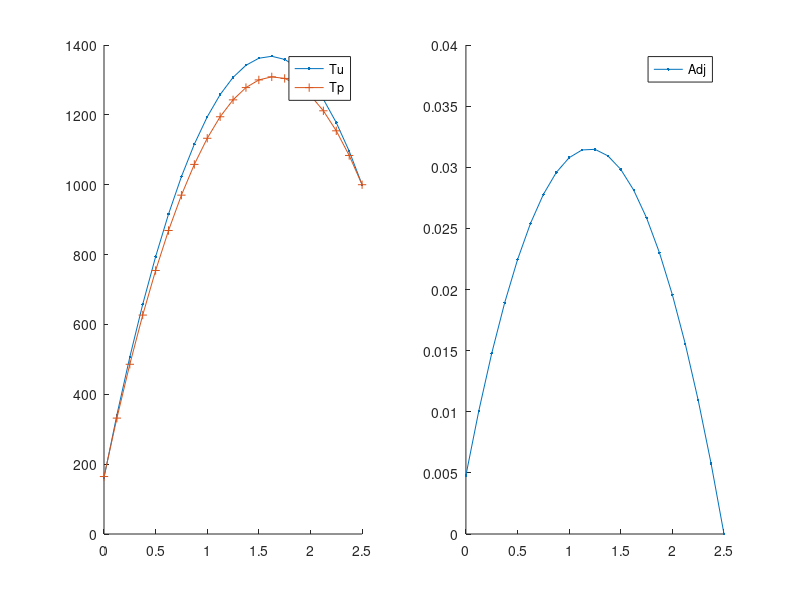

MATLAB code for this plot:
function hc_ss_x_CG
% Solves the heat conduction equation in 1-D x-geometry using CFEM
% without T gap.
% An arbitrary number of material zones can be used but the analytical
% solution assumes 3 zones are used. The conductivities and the volumetric
% sources can be spatially dependent.

% clear the console screen
clc; close all;
 
% load the data and numerical parameters
pert_k    = 1e-1 *1;
pert_s    = 1e-1 *0;
pert_bc_L = 1e-1 *0;
pert_bc_R = 1e-1 *0;
[dat,npar] = load_simulation_data(pert_k,pert_s,pert_bc_L,pert_bc_R);


% assemble the matrix and the rhs
npar.adjoint=false;
npar.pert_status = 'unperturbed';
[Au,qu,Tdiru,AN]=assemble_system(npar,dat);
% solve forward system
Tu=Au\qu;

% assemble the matrix and the rhs
npar.adjoint=true;
npar.pert_status = 'unperturbed';
[Aa,r,r_functional_u,~]=assemble_system(npar,dat);
% solve forward system
phi=Aa\r;

% calculation of the QoI using inner products
J_for_unpert = Tu'*r   + dot(r_functional_u,Tdiru);
J_adj_unpert = phi'*qu + dot(r_functional_u,Tdiru);

% calculation of the QoI using definition and numerical quadrature
npar.adjoint=false;
[J_num_for_unpert,vol_integral_Tr] = qoi_num_eval(Tu,npar,dat,AN);
% [J_num_for_pert,~]   = qoi_num_eval(Tp,npar,dat);
npar.adjoint=true;
npar.use_matrix_terms=false;
[J_num_adj_unpert,vol_integral_Phiq] = qoi_num_eval(phi,npar,dat,AN);
J_num_adj_unpert = J_num_adj_unpert + (npar.porder==1)*dot(r_functional_u,Tdiru);
npar.use_matrix_terms=true;
[J_num_adj_unpert_AN,~] = qoi_num_eval(phi,npar,dat,AN);
J_num_adj_unpert_AN = J_num_adj_unpert_AN + dot(r_functional_u,Tdiru);
% trapezoidal rule
dx=diff(npar.xf);
JJJJUUUU  = dot( (Tu(1:end-1)+Tu(2:end))/2   , dx )/sum(dx);
JJJJaUUUU = dot( (phi(1:end-1)+phi(2:end))/2 , dx )*10000;

fprintf('QoI unperturbed: Forward \n------------------------\n');
fprintf('\tinner: %g\n',J_for_unpert);
fprintf('\t%s\t %g \n','Tu''*r',Tu'*r);
fprintf('\t%s %g \n','dot(r_functional_u,Tdiru)',dot(r_functional_u,Tdiru));
fprintf('\tForward: num. : %g\n',J_num_for_unpert);
fprintf('\tvol.int. Tr: %g\n',vol_integral_Tr);
fprintf('\tForward: Trapezoidal rule: %g\n',JJJJUUUU);

fprintf('QoI unperturbed: Adjoint \n-----------------------\n');
extra_term = -dot(AN,phi)*dat.bc_for.rite.C;
fprintf('\tinner: %g\n',J_adj_unpert);
fprintf('\t%s\t %g \n','phi''*qu',phi'*qu);
fprintf('\t%s %g \n','dot(r_functional_u,Tdiru)',dot(r_functional_u,Tdiru));
fprintf('\tAdjoint: num. : %g\n',J_num_adj_unpert);
fprintf('\tAdjoint: num.AN: %g\n',J_num_adj_unpert_AN);
fprintf('\tAdjoint: vol.int. Phiq: %g\n',vol_integral_Phiq);
fprintf('\tAdjoint: Trapezoidal vol.int.: %g\n',JJJJaUUUU);
fprintf('\tAdjoint: vol.int.+Extra: %g\n',vol_integral_Phiq+extra_term+dot(r_functional_u,Tdiru));

% plot solution
figure(1);
subplot(1,2,1); hold all; plot(npar.xf,Tu,'.-'); legend('Tu');
subplot(1,2,2); hold all; plot(npar.xf,phi,'.-');legend('Adj');

%%%%%%%%%%%% perturbations

% assemble the matrix and the rhs
npar.adjoint=false;
npar.pert_status = 'perturbed';
[Ap,qp,Tdirp,AN]=assemble_system(npar,dat);
% solve forward system
Tp=Ap\qp;


% perturbed QoI computed suing forward solution
J_for_pert   = Tp'*r  + dot(r_functional_u,Tdirp);
JJJJPPPP = dot( (Tp(1:end-1)+Tp(2:end))/2   , dx )/sum(dx);

% calculation of the QoI using definition and numerical quadrature
npar.adjoint=false;
[J_num_for_pert,vol_integral_Tr] = qoi_num_eval(Tp,npar,dat,AN);


fprintf('QoI perturbed: Forward \n----------------------\n');
fprintf('\tinner: %g\n',J_for_pert);
fprintf('\t%s\t %g \n','Tp''*r',Tp'*r);
fprintf('\t%s %g \n','dot(r_functional_u,Tdirp)',dot(r_functional_u,Tdirp));
fprintf('\tForward: num. : %g\n',J_num_for_pert);
fprintf('\tvol.int. Tr: %g\n',vol_integral_Tr);
fprintf('\tForward: Trapezoidal rule: %g\n',JJJJPPPP);

% plot solution
figure (1)
subplot(1,2,1); plot(npar.xf,Tp,'+-'); legend(['Tu';'Tp'],'Location','Best');


dT = Tp-Tu;
dq = qp-qu;
dA = Ap-Au;

dJ_for = dT'*r        +dot(r_functional_u,Tdirp-Tdiru);

dJ_adj       = phi'*(dq - dA*Tu)        +dot(r_functional_u,Tdirp-Tdiru);
dJ_adj_exact = phi'*(dq  -dA*Tu -dA*dT) +dot(r_functional_u,Tdirp-Tdiru);

fprintf('SENSITIVITY: \n----------------\n');
fprintf('\tForward: inner: %g\n',dJ_for);
fprintf('\t%s %g \n','dot(r_functional_u,Tdirp-Tdiru)',dot(r_functional_u,Tdirp-Tdiru));
fprintf('\tAdjoint: inner: %g\n',dJ_adj);
fprintf('\tAdjoint: phi*dq: %g\n',phi'*dq);
fprintf('\tAdjoint: phi*dA*Tu: %g\n',phi'*dA*Tu);
fprintf('\tAdjoint: inner exact: %g\n',dJ_adj_exact);

npar.adjoint=true;
npar.use_matrix_terms=false;
[J_num_adj_pert,vol_integral_Phiq] = qoi_num_eval(phi,npar,dat,AN);
J_num_adj_pert = J_num_adj_pert + (npar.porder==1)*dot(r_functional_u,Tdirp);
npar.use_matrix_terms=true;
[J_num_adj_pert_AN,~] = qoi_num_eval(phi,npar,dat,AN);
J_num_adj_pert_AN = J_num_adj_pert_AN + dot(r_functional_u,Tdirp);
fprintf('\tAdjoint: num. : %g\n',J_num_adj_pert-J_num_adj_unpert*0);
fprintf('\tAdjoint: num.AN: %g\n',J_num_adj_pert_AN-J_num_adj_unpert_AN*0);

% (Tp,Aa.phi) = (Tp,r) = (Ap^{-1}qp,r) = (qp,Ap^{-T}r)

return
end

%%%%%%%%%%%%%%%%%%%%%%%%%%%%%%%%%%%%%

function [A,rhs, out, A_extremities_before_bc]=assemble_system(npar,dat)

% assemble the matrix, the rhs, apply BC

% shortcuts
porder= npar.porder;
gn    = npar.gn;
nel   = npar.nel;
% ideally, we would analyze the connectivity to determine nnz
nnz=(porder+3)*nel; %this is an upperbound, not exact
% n: linear system size
n=nel*porder+1;
% allocate memory
A=spalloc(n,n,nnz);
rhs=zeros(n,1);

% compute local matrices
% load Gauss Legendre quadrature (GLQ is exact on polynomials of degree up to 2n-1,
% while using only integrand evaluations (n-point quadrature).
% estimate the max poly order (it comes from the mass matrix  when coef. are
% piecewise constant and the material mesh matches the computational mesh
poly_max=2*porder;
[xq,wq] = GLNodeWt(porder+1);
% initialize local matrices/vectors
m=zeros(porder+1,porder+1);
k=m;
f=zeros(porder+1,1);
% store shapeset
[b,dbdx] =feshpln(xq,porder);

% definition of the weak form:
% int_domain (grad u D grad b) - int_bd_domain (b D grad u n) ...
%      = int_domain (b rhs)

% switch between forward and adjoint calculations
if npar.adjoint
    src = dat.asrc;
    bc  = dat.bc_adj;
    kond = dat.k;
else
    bc  = dat.bc_for;
    % what kind of material properties to use
    switch npar.pert_status
        case 'unperturbed'
            kond = dat.k;
            src = dat.fsrc;
        case 'perturbed'
            for i=1:length(dat.k)
                kond{i} = @(x) dat.k{i}(x)    + dat.dk{i}(x);
                src{i}  = @(x) dat.fsrc{i}(x) + dat.dfsrc{i}(x);
            end
            bc.left.C = bc.left.C + bc.left.dC;
            bc.rite.C = bc.rite.C + bc.rite.dC;
        case 'delta'
            kond = dat.dk;
            src = dat.dfsrc;
            bc.left.C =  bc.left.dC;
            bc.rite.C =  bc.rite.dC;
    end
end

% loop over elements
for iel=1:npar.nel
    % element extremities
    x0=npar.x(iel);
    x1=npar.x(iel+1);
    % jacobian of the transformation to the ref. element
    Jac=(x1-x0)/2;
    % get x values in the interval
    x=(x1+x0)/2+xq*(x1-x0)/2;
    my_zone=npar.iel2zon(iel);
    d=kond{my_zone}(x);
    q=src{my_zone}(x);
    % compute local matrices + load vector
    for i=1:porder+1
        for j=1:porder+1
            k(i,j)= dot(d.*wq.*dbdx(:,i) , dbdx(:,j));
        end
        f(i)= dot(q.*wq, b(:,i));
    end
    % assemble
    A(gn(iel,:),gn(iel,:)) = A(gn(iel,:),gn(iel,:)) + k/Jac;
    rhs(gn(iel,:)) = rhs(gn(iel,:)) + f*Jac;
end

% apply natural BC
Dirichlet_nodes=[];
Dirichlet_val=[];
r_functional=[];
switch bc.left.type
    case 0 % Neumann, int_bd_domain (b D grad u n) is on the RHS
        rhs(1)=rhs(1)+bc.left.C;
    case 1 % Robin
        A(1,1)=A(1,1)+dat.hcv;
        rhs(1)=rhs(1)+dat.hcv*bc.left.C;
    case 2 % Dirichlet
        Dirichlet_nodes=[Dirichlet_nodes 1];
        Dirichlet_val=[Dirichlet_val bc.left.C];
        r_functional=[r_functional rhs(1)];
end
switch bc.rite.type
    case 0 % Neumann, int_bd_domain (b D grad u n) is on the RHS
        rhs(n)=rhs(n)+bc.rite.C;
    case 1 % Robin
        A(n,n)=A(n,n)+dat.hcv;
        rhs(n)=rhs(n)+dat.hcv*bc.rite.C;
    case 2 % Dirichlet
        Dirichlet_nodes=[Dirichlet_nodes n];
        Dirichlet_val=[Dirichlet_val bc.rite.C];
        r_functional=[r_functional rhs(n)];
end
% save pieces of A
A_extremities_before_bc=A(Dirichlet_nodes,:);
% apply Dirichlet BC
for i=1:length(Dirichlet_nodes);% loop on the number of constraints
    id=Dirichlet_nodes(i);      % extract the dof of a constraint
    bcval=Dirichlet_val(i);
    rhs=rhs-bcval*A(:,id);  % modify the rhs using constrained value
    A(id,:)=0; % set all the id-th row to zero
    A(:,id)=0; % set all the id-th column to zero (symmetrize A)
    A(id,id)=1;            % set the id-th diagonal to unity
    rhs(id)=bcval;         % put the constrained value in the rhs
end

if npar.adjoint
    out=r_functional;
else
    out=Dirichlet_val;
end

return
end
%%%%%%%%%%%%%%%%%%%%%%%%%%%%%%%%%%%%%

function [QoI,volumetric_integral] = qoi_num_eval(fem_sol,npar,dat,AN)

% calculation of the QoI using definition and numerical quadrature
% dx=diff(npar.xf);
% JJJJUUUU = dot( (Tu(1:end-1)+Tu(2:end))/2 , dx )/sum(dx)
% JJJJPPPP = dot( (Tp(1:end-1)+Tp(2:end))/2 , dx )/sum(dx)

% shortcuts
porder= npar.porder;
gn    = npar.gn;
nel   = npar.nel;

% select quadrature
poly_max=2*porder;
[xq,wq] = GLNodeWt(porder+1);
% store shapeset
[b,~] =feshpln(xq,porder);

% use adjoint source (response function)
use_response_function = ~npar.adjoint;

% switch between forward and adjoint calculations
if use_response_function % when the forward solution is passed as argument
    src = dat.asrc;
    % no need for anything else: we use only T and r to compute the QoI !!!
    %     bc  = dat.bc_adj;
    %     kond = dat.k;
else
    bc  = dat.bc_for;
    % what kind of material properties to use
    switch npar.pert_status
        case 'unperturbed'
            kond = dat.k;
            src = dat.fsrc;
        case 'perturbed'
            for i=1:length(dat.k)
                kond{i} = @(T) dat.k{i}(T)    + dat.dka{i}(T)+ dat.dkb{i}(T)+ dat.dkc{i}(T);
                src{i}  = @(x) dat.fsrc{i}(x) + dat.dfsrc{i}(x);
            end
            bc.left.C = bc.left.C + bc.left.dC;
            bc.rite.C = bc.rite.C + bc.rite.dC;
            %         case 'delta_p'
            %             for i=1:length(dat.k)
            %                 kond{i} = @(T) dat.dka{i}(T)+ dat.dkb{i}(T)+ dat.dkc{i}(T);
            %             end
            %             src = dat.dfsrc;
            %             bc.left.type =  0; % Neumann
            %             bc.rite.type =  0;
            %             bc.left.C =  0;
            %             bc.rite.C =  0;
    end
end

QoI = 0;
% loop over elements
for iel=1:npar.nel
    % element extremities
    x0=npar.x(iel);
    x1=npar.x(iel+1);
    % jacobian of the transformation to the ref. element
    Jac=(x1-x0)/2;
    % get x values in the interval
    x=(x1+x0)/2+xq*(x1-x0)/2;
    % get the mat zone ID
    my_zone=npar.iel2zon(iel);
    % evaluate external source at qp
    q_or_r_qp=src{my_zone}(x);
    % evaluate previous temperature at qp
    fem_sol_qp = b(:,:) * fem_sol(gn(iel,:));
    %     % evaluate
    %     d=kond{my_zone}(fem_sol_qp);
    % add to QoI
    QoI = QoI + dot( wq.*fem_sol_qp ,q_or_r_qp)*Jac;
end

volumetric_integral=QoI; % we are done at this point if the forward solution was passed.

% add missing part to QoI when evaluating it with the adjoint function
% recall 0=neumann, 1=robin, 2=dirichlet
% (that data is C in: kdu/dn=C // u+k/hcv*du/dn =C // u=C)
if ~use_response_function
    fprintf('Adding bc stuff to volumetric integral\n\t npar.adjoint=%g, QoI so far=%g\n',npar.adjoint,QoI);
    % store shapeset at element extremities
    [b,dbdx] = feshpln([-1 1],porder);
    switch npar.pert_status
        case 'unperturbed'
            switch bc.left.type
                case 0 % Neumann
                    fem_sol_extremity = b(:,:) * fem_sol(gn(1,:));
                    fprintf('Neumann left, bc value %g\n\tadd to phi.q: ',bc.left.C);
                    fprintf('%g \n',bc.left.C*fem_sol_extremity(1));
                    QoI = QoI +bc.left.C*fem_sol_extremity(1);
                case 1 % Robin
                    fem_sol_extremity = b(:,:) * fem_sol(gn(1,:));
                    fprintf('Robin left, bc value %g\n\tadd to phi.q: ',bc.left.C);
                    fprintf('%g \n',dat.hcv*bc.left.C*fem_sol_extremity(1));
                    QoI = QoI +dat.hcv*bc.left.C*fem_sol_extremity(1);
                case 2 % Dirichlet
                    if npar.use_matrix_terms
                        QoI = QoI -dot(AN(1,:),fem_sol)*bc.left.C;
                    else
                        iel=1;
                        Jac = (npar.x(iel+1)-npar.x(iel))/2;
                        dfem_sol_extremity = dbdx(:,:) * fem_sol(gn(iel,:)) / Jac;
                        my_zone=npar.iel2zon(iel);
                        d=kond{my_zone}(npar.x(iel));
                        fprintf('dirichlet left, bc value %g\n\tadd to phi.q: ',bc.left.C)
                        fprintf('%g \n',d*bc.left.C*dfem_sol_extremity(1))
                        %                     dfem_sol_extremity(1)
                        QoI = QoI +d*bc.left.C*dfem_sol_extremity(1);
                    end
            end
            switch bc.rite.type
                case 0 % Neumann
                    fem_sol_extremity = b(:,:) * fem_sol(gn(end,:));
                    fprintf('Neumann right, bc value %g\n\tadd to phi.q: ',bc.rite.C);
                    fprintf('%g \n',bc.rite.C*fem_sol_extremity(end));
                    QoI = QoI +bc.rite.C*fem_sol_extremity(end);
                case 1 % Robin
                    fem_sol_extremity = b(:,:) * fem_sol(gn(end,:));
                    fprintf('Robin right, bc value %g\n\tadd to phi.q: ',bc.rite.C);
                    fprintf('%g \n',dat.hcv*bc.rite.C*fem_sol_extremity(end));
                    QoI = QoI +dat.hcv*bc.rite.C*fem_sol_extremity(end);
                case 2 % Dirichlet
                    if npar.use_matrix_terms
                        QoI = QoI -dot(AN(end,:),fem_sol)*bc.rite.C;
                    else
                        iel=npar.nel;
                        Jac = (npar.x(iel+1)-npar.x(iel))/2;
                        dfem_sol_extremity = dbdx(:,:) * fem_sol(gn(iel,:)) / Jac;
                        my_zone=npar.iel2zon(iel);
                        d=kond{my_zone}(npar.x(iel+1));
                        fprintf('dirichlet right, bc value %g\n\tadd to phi.q: ',bc.rite.C);
                        fprintf('%g \n',-d*bc.rite.C*dfem_sol_extremity(end));
                        QoI = QoI -d*bc.rite.C*dfem_sol_extremity(end);
                    end
            end
    end
end

return
end
%%%%%%%%%%%%%%%%%%%%%%%%%%%%%%%%%%%%%

function [shapefun,dhdx]=feshpln (xv,p)
% computes the finite element basis functions and their first derivatives
% for any order p
% here, we use Lagrangian FE functions

xd=linspace(-1,1,p+1);

shapefun=zeros(length(xv),p+1);
dhdx    =zeros(length(xv),p+1);

% shape function
for i=1:p+1
    num=1.;
    den=1.;
    for j=1:p+1
        if(j~=i)
            num=num.*(xv-xd(j));
            den=den.*(xd(i)-xd(j));
        end
    end
    shapefun(:,i)=num./den;
end

% derivative of the shape function
for i=1:p+1
    sum=0.;
    den=1.;
    for j=1:p+1
        if(j~=i)
            num=1;
            for k=1:p+1
                if((k~=i)&&(k~=j))
                    num=num.*(xv-xd(k));
                end
            end
            sum=sum+num;
            den=den.*(xd(i)-xd(j));
        end
    end
    dhdx(:,i)=sum./den;
end

return
end
%%%%%%%%%%%%%%%%%%%%%%%%%%%%%%%%%%%%%%

function [x,w] = GLNodeWt(n)
% GLNodeWt  Nodes and weights for Gauss-Legendre quadrature of arbitrary order
%           obtained by solving an eigenvalue problem
%
% Synopsis:  [x,w] = GLNodeWt(n)
%
% Input:     n = order of quadrature rule
%
% Output:    x = vector of nodes
%            w = vector of weights

%  Algorithm based on ideas from Golub and Welsch, and Gautschi.  For a
%  condensed presentation see H.R. Schwarz, Numerical Analysis: A
%  Comprehensive Introduction, 1989, Wiley.  Original MATLAB
%  implementation by H.W. Wilson and L.H. Turcotte, Advanced Mathematics
%  and Mechanics Applications Using MATLAB, 2nd ed., 1998, CRC Press

beta   = (1:n-1)./sqrt(4*(1:n-1).^2 - 1);
J      = diag(beta,-1) + diag(beta,1);    % eig(J) needs J in full storage
[V,D]  = eig(J);
[x,ix] = sort(diag(D));  %  nodes are eigenvalues, which are on diagonal of D
w      = 2*V(1,ix)'.^2;  %  V(1,ix)' is column vector of first row of sorted V

return
end
%%%%%%%%%%%%%%%%%%%%%%%%%%%%%%%%%%%%%

function [dat,npar]=load_simulation_data(pert_k,pert_s,pert_bc_L,pert_bc_R)

triga = false;

% dimensions
if triga
    % dat.hcv = 1612.414; % W/m^2-C
    dat.hcv = 100; % W/m^2-C
    % dat.width = [0.003175 0.01 0.0174115 0.0179195]; % m
    dat.width = [1 3 4 7]; % m
    % mesh resolution per region
    nel_zone = [ 5 5 5 2];
else
    dat.hcv = 100;
    dat.width = 0.5*5;
    nel_zone = [ 10 ];
end

% load the data structure with info pertaining to the physical problem
if triga
    dat.k{1}=@k_zr; % W/m-K
    dat.k{2}=@k_fuel; % W/m-K
    dat.k{3}=@k_fuel; % W/m-K
    dat.k{4}=@k_clad; % W/m-K
    % forward calculation source
    dat.fsrc{1}=@zero_function; % W/m3
    dat.fsrc{2}=@esrc; % W/m3
    dat.fsrc{3}=@esrc; % W/m3
    dat.fsrc{4}=@zero_function; % W/m3
    % adjoint calculation source
    dat.asrc{1}=@response_function;
    dat.asrc{2}=@zero_function;
    dat.asrc{3}=@zero_function;
    dat.asrc{4}=@zero_function; % W/m3
else
    dat.k{1}=@(x) 2150/200*(1+0*x);%+10*x;
    dat.fsrc{1}=@(x) 10000*(1+0*x);
    dat.asrc{1}=@(x) (1+0*x)/dat.width(end);
end
% create perturbations
for i=1:length(dat.k)
    dat.dk{i}    = @(x) pert_k*dat.k{i}(x);
    if isequal(dat.fsrc{i},@zero_function)
        dat.dfsrc{i} = @zero_function;
    else
        dat.dfsrc{i} = @(x) pert_s*(1+0*x);
    end
end

% forward bc
bc.left.type=1; %0=neumann, 1=robin, 2=dirichlet
bc.left.C=0; % (that data is C in: kdu/dn=C // u+k/hcv*du/dn =C // u=C)
if triga
    bc.rite.type=2;
    bc.rite.C=15;
else
    bc.rite.type=2;
    bc.rite.C=1000;
end
dat.bc_for=bc;
% create perturbations
dat.bc_for.left.dC = pert_bc_L*dat.bc_for.left.C;
dat.bc_for.rite.dC = pert_bc_R*dat.bc_for.rite.C;
% adjoint bc
bc.left.C=0;
bc.rite.C=0;
dat.bc_adj=bc;
clear bc;

% load the numerical parameters, npar, structure pertaining to numerics
% number of elements
if length(dat.width)~=length(nel_zone)
    error('not the same number of zones in dat.width and nel_zone');
end
if length(dat.k)~=length(nel_zone)
    error('not the same number of zones in dat.k and nel_zone');
end
if length(dat.fsrc)~=length(nel_zone)
    error('not the same number of zones in dat.fsrc and nel_zone');
end
if length(dat.asrc)~=length(nel_zone)
    error('not the same number of zones in dat.asrc and nel_zone');
end
npar.nel = sum(nel_zone);

% domain
tmp_width = [ 0 dat.width];
x=[];
iel2zon=[];
for i_zone=1:length(nel_zone)
    x_zone = linspace(tmp_width(i_zone),tmp_width(i_zone+1),nel_zone(i_zone)+1);
    if isempty(x)
        x = x_zone;
        iel2zon=i_zone*ones(nel_zone(i_zone),1);
    else
        x = [x x_zone(2:end)];
        iel2zon =[ iel2zon; i_zone*ones(nel_zone(i_zone),1)];
    end
end
npar.x=x;
npar.iel2zon=iel2zon;

% polynomial degree
npar.porder=2;
% nbr of dofs per variable
npar.ndofs = npar.porder*npar.nel+1;

% connectivity
gn=zeros(npar.nel,npar.porder+1);
gn(1,:)=linspace(1,npar.porder+1,npar.porder+1);
for iel=2:npar.nel
    gn(iel,:)=[gn(iel-1,end) , gn(iel-1,2:end)+npar.porder ];
end
npar.gn=gn; clear gn;

% create x values for plotting FEM solution
npar.xf=zeros(npar.nel*npar.porder+1,1);
for iel=1:npar.nel
    ibeg = (iel-1)*npar.porder+1;
    iend = (iel  )*npar.porder+1;
    npar.xf(ibeg:iend)=linspace(npar.x(iel),npar.x(iel+1),npar.porder+1) ;
end

return
end
